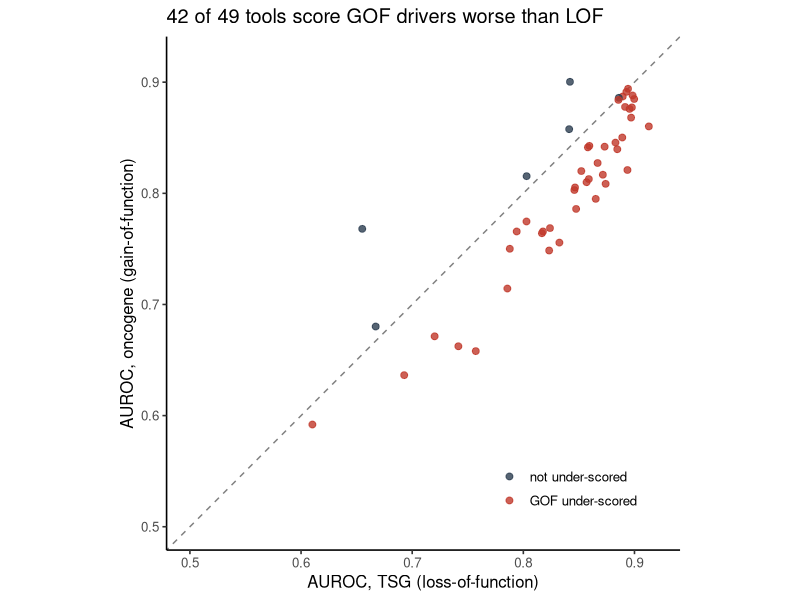
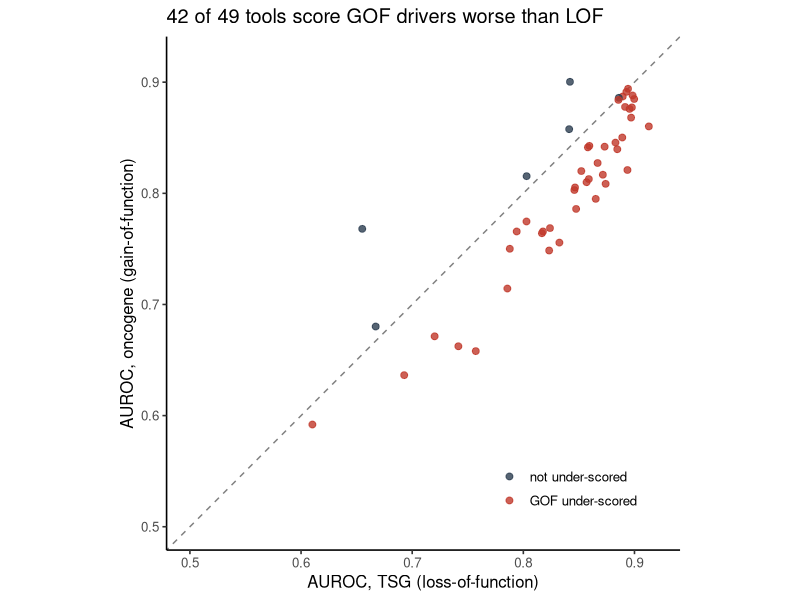

These charts were generated, in order, by the following R code:
# Fig 1a — Per-tool AUROC: oncogene (GOF) vs TSG (LOF)
# Input: tables/tool_performance.tsv   Output: fig1a_tool_auroc_scatter.{pdf,png}
# Message: 42 of 49 tools fall below the diagonal (GOF AUROC < TSG AUROC).
suppressPackageStartupMessages({library(tidyverse)})

tp <- read.delim("tables/tool_performance.tsv", check.names = FALSE)
wide <- tp %>%
  filter(group %in% c("oncogene","TSG")) %>%
  select(tool, group, AUROC) %>%
  pivot_wider(names_from = group, values_from = AUROC) %>%
  mutate(below = oncogene < TSG)

n_below <- sum(wide$below, na.rm = TRUE); n_tot <- sum(!is.na(wide$below))

p <- ggplot(wide, aes(TSG, oncogene, color = below)) +
  geom_abline(slope = 1, intercept = 0, linetype = "dashed", color = "grey50") +
  geom_point(size = 2, alpha = 0.8) +
  scale_color_manual(values = c(`TRUE` = "#C0392B", `FALSE` = "#2C3E50"),
                     labels = c(`TRUE` = "GOF under-scored", `FALSE` = "not under-scored"),
                     name = NULL) +
  coord_equal(xlim = c(0.5, 0.92), ylim = c(0.5, 0.92)) +
  labs(x = "AUROC, TSG (loss-of-function)",
       y = "AUROC, oncogene (gain-of-function)",
       title = sprintf("%d of %d tools score GOF drivers worse than LOF", n_below, n_tot)) +
  theme_classic(base_size = 12) + theme(legend.position = c(0.78, 0.12))

ggsave("figures_R/fig1a_tool_auroc_scatter.pdf", p, width = 5, height = 5)
ggsave("figures_R/fig1a_tool_auroc_scatter.png", p, width = 5, height = 5, dpi = 300)
